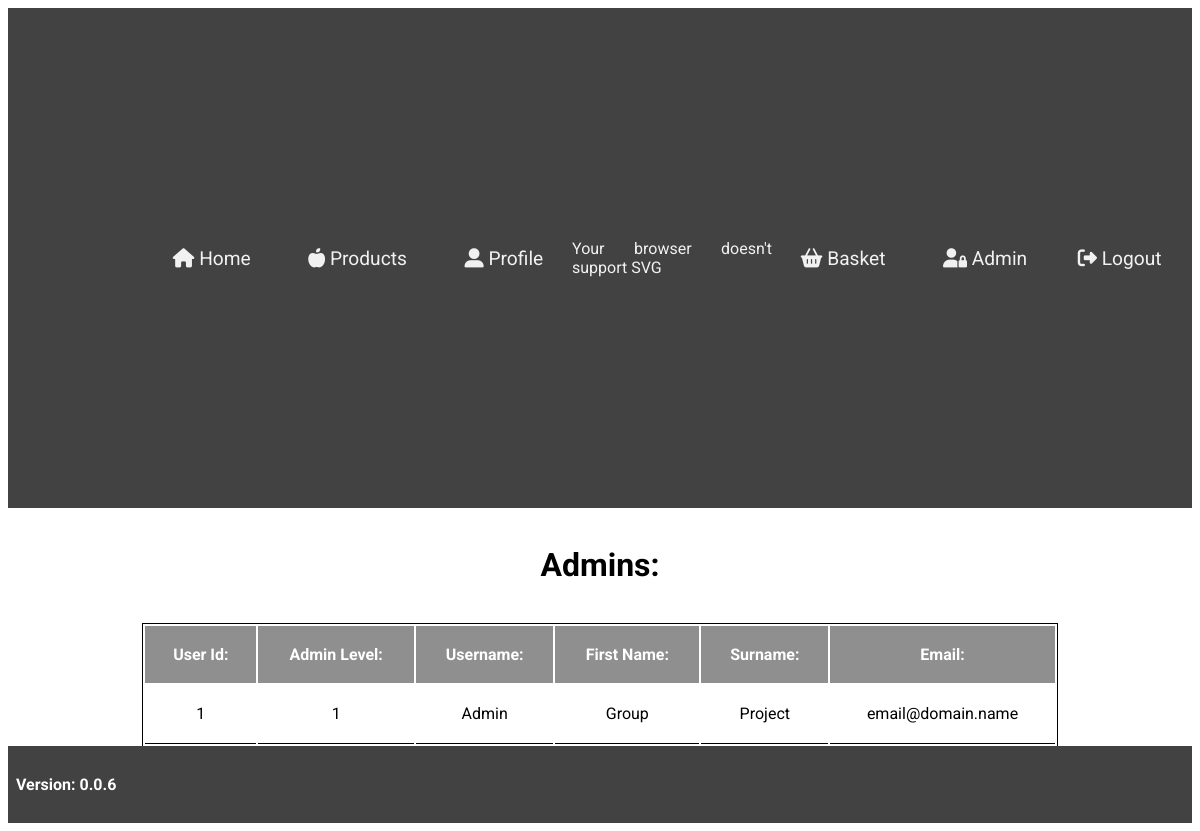
The app's page /admins.php (signed in) with its own data.
### tables this page shows
CREATE TABLE `users` (
  `id` int(11) NOT NULL,
  `usrType` int(1) NOT NULL DEFAULT 0,
  `usrnm` varchar(255) NOT NULL,
  `fName` varchar(255) NOT NULL,
  `sName` varchar(255) NOT NULL,
  `email` varchar(255) NOT NULL,
  `pwd` varchar(255) NOT NULL,
  `created` date NOT NULL DEFAULT current_timestamp()
);

### admins.php (the view)
<?php
    require './includes/header.php';
    if(!isset($_SESSION['loggedin'])){
        header('location: index.php');
    } elseif($_SESSION['usrType'] < 1 && isset($_SESSION['loggedin'])){
        header('location: home.php');
    } else{
        $sql = 'SELECT * FROM users WHERE usrType >= 1';
 ?>
        <h1 class="header">Admins:</h1>
 <?php
        if($result = mysqli_query($conn, $sql)):
            if(mysqli_num_rows($result) > 0):
            ?>
                <table class="orders">
                    <thead>
                        <tr>
                            <th>User Id:</th>
                            <th>Admin Level:</th>
                            <th>Username:</th>
                            <th>First Name:</th>
                            <th>Surname:</th>
                            <th>Email:</th>
                        </tr>
                    </thead>
                    <tbody>
                    <?php
                    while($row = mysqli_fetch_array($result)):
                    ?>
                        <tr>
                            <td><?php echo $row['id']; ?></td>
                            <td><?php echo $row['usrType']; ?></td>
                            <td><?php echo $row['usrnm']; ?></td>
                            <td><?php echo $row['fName']; ?></td>
                            <td><?php echo $row['sName']; ?></td>
                            <td><?php echo $row['email']; ?></td>
                    </tr>
<?php
                endwhile;
                mysqli_free_result($result);?>
                </tbody>
                </table>
<?php
            else: echo "<p>No records were found.</p>";
            endif;
        else:
                echo "ERROR: Could not execute $sql. " . mysqli_error($conn);
        endif;
    }
    include './includes/footer.php';
?>

### css/styles.css (style rules this page uses)
* { box-sizing: border-box; font-family: 'Roboto', sans-serif; }
.header { text-align: center; margin: 1.2em 0; }
.orders { width: calc(80% - 2em); max-width: 100%; margin: 0 auto; border: 1px solid; border-bottom: none; }
.orders thead { padding: 2em; width: 100%; background-color: #8F8F8F; color: white; }
.orders tbody { text-align: center; }
.orders th, .orders td { padding: 1.2em; }
.orders td { border-bottom: 1px solid; }

### records on screen
users: id "1", usrType "1", usrnm "Admin", fName "Group", sName "Project", email "email@domain.name"
